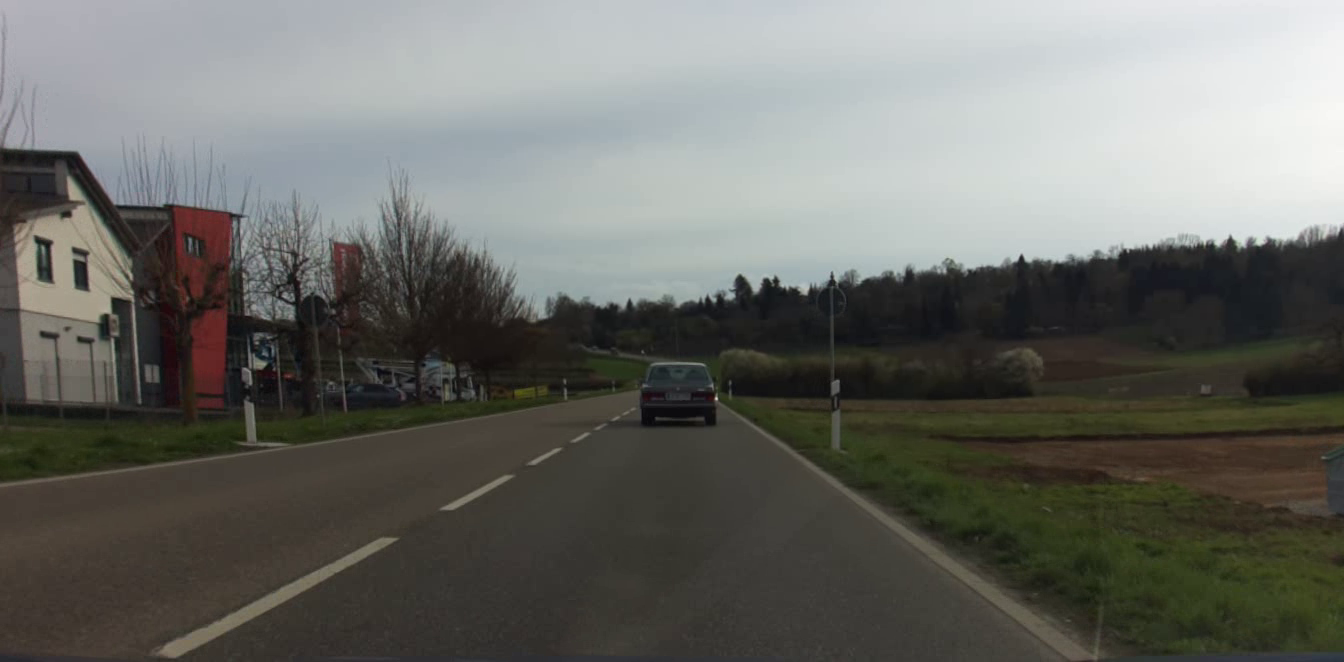
#> input picture Perception/Tasks/Images/test_image.png, 1344 x 662 px, found by its file name
$ python CoordinateProjection_skew_transform.py
#> lines starting #> are read from the running program, lines starting #| are printed output that depends on the picture
import numpy as np
import matplotlib.pyplot as plt

def world_to_camera_coordinates(p):
    """
    Converts world coordinates to camera coordinates.

    Args:
        p (numpy.ndarray): 3D point in the world coordinate system.

    Returns:
        numpy.ndarray: 3D point in the camera coordinate system.
    """
    return np.array([-p[1], -p[2], p[0]])

def project_points(p, K):
    """
    Projects a 3D point in the camera coordinate system to the image sensor coordinate system.

    Args:
        p_cam (numpy.ndarray): 3D point in the camera coordinate system.
        K (numpy.ndarray): Intrinsic camera matrix.

    Returns:
        numpy.ndarray: 2D image coordinates of the projected points.
    """
    # Perform the projection
    p_projected = np.dot(K, p)

    # Divide by the homogeneous coordinate
    u = int(p_projected[0, 0] / p_projected[2, 0])  # Extract scalar value
    v = int(p_projected[1, 0] / p_projected[2, 0])  # Extract scalar value

    return [u, v]

def verify_projection(image_path, p_img):
    """
    Verifies the projection by plotting the calculated center coordinates on the image.

    Args:
        image_path (str): Path to the image file.
        u (float): u-coordinate of the projected point.
        v (float): v-coordinate of the projected point.
    """
    img = plt.imread(image_path)
#> img is the input picture: shape (662, 1344, 3) float32; mean R, G, B 0.42, 0.423, 0.403
    plt.imshow(img)
    plt.scatter(p_img[0], p_img[1], color='red', label='Projected Point')
    plt.legend()
    plt.title("Projection Verification")
    plt.show()
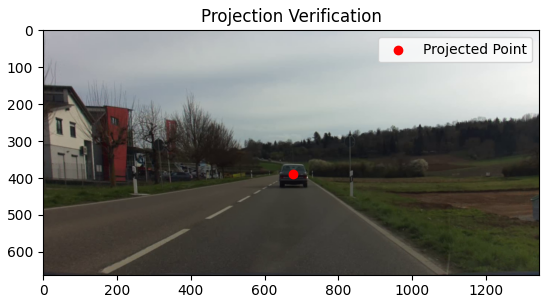
#> figure drawn by matplotlib, 1 panel

def main():
    # Example focal length
    f = 50

    # Example 3D point in the world coordinate system
    p_w = np.array([[38.933],
                  [-0.294],
                  [0.583],
                  [1]])  # Homogeneous coordinates

    K = np.array([[1606.6,    0,   672.3,],
                  [0,      1600.3, 331.5],
                  [0,         0,     1.0]])

    t_wc = np.array([[1.77],
                  [0.15],
                  [-0.6],
                  [1]])  # Translation vector from world to camera coordinates

    R_wc = np.array([[0.99927809,  0, 0.03799086],
                  [0,              1, 0],
                  [-0.03799086,    0, 0.99927809],
                  [0,              0, 0]])  # Rotation matrix from world to camera coordinates

    Rt_wc = np.hstack((R_wc, t_wc))  # Combine rotation and translation into a single matrix
    p_c = np.dot(Rt_wc, p_w)  # Transform the point to camera coordinates
    p_c = world_to_camera_coordinates(p_c)


    p_img = project_points(p_c, K)
    print("Projected Point:\n", p_img)

    image_path = f"C:\\Users\\lukas\\Dokumente\\Studium\\Master\\2. Semester\\Fächer\\Autonomous Systems Perception and Situation Understanding\\ASPSU-Projects\\Perception\\Tasks\\Images\\test_image.png"
    verify_projection(image_path, p_img)

if __name__ == "__main__":
    main()

$ run again, with Perception/Tasks/Images/source_image.jpg saved as Perception/Tasks/Images/test_image.png
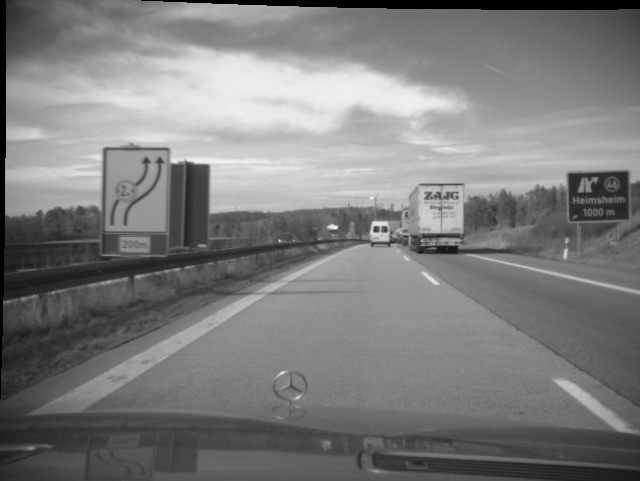
#> input picture Perception/Tasks/Images/source_image.jpg, 640 x 481 px, found by its file name
#> in verify_projection, img is the input picture: shape (481, 640, 3) float32; min 0, max 1, mean 0.489
#> in verify_projection, `plt.show()`:
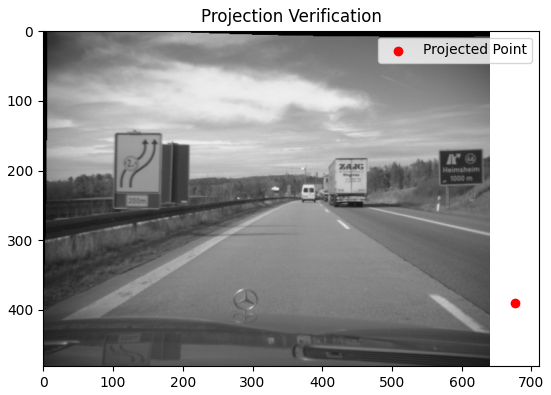
#> figure drawn by matplotlib, 1 panel
